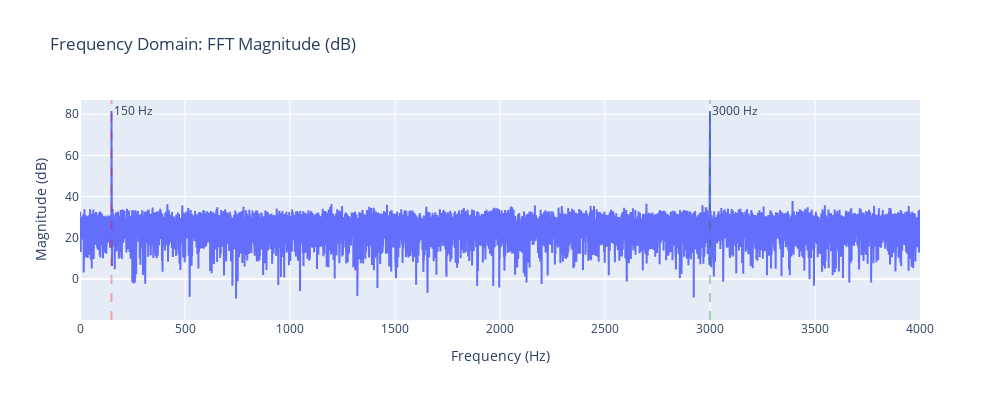

Here is the notebook cell this chart was saved with:
### Code cell
# ============================================================================
# SECTION 3: FREQUENCY DOMAIN (FFT Intuition)
# ============================================================================
# Why: Transform time-domain samples into frequency bins to see which
#      frequencies are present in our signal.
# What we'll see: A peak at 150 Hz (low tone) and 3000 Hz (high tone).
# Key insight: Hard-to-see components in time domain pop out clearly here!
# ============================================================================

# --- The FFT Transformation ---
# How: Real FFT converts our ~16000 time samples -> ~8000 frequency bins
# Math: FFT decomposes the signal into its frequency components
# Expected: Peaks where our pure tones (150 Hz, 3000 Hz) exist
# Calculates one FFT over single audio, Which frequencies exist anywhere in this whole recording?
# global frequency snapshot

fft_spectrum = np.fft.rfft(noisy_audio)
freqs = np.fft.rfftfreq(len(noisy_audio), 1 / sample_rate)
magnitude = np.abs(fft_spectrum) #Amplitude for each frequency component

# Convert to dB scale (decibels)
# Why: dB scale compresses the dynamic range and matches human hearing perception
# Formula: dB = 20 * log10(magnitude) + small offset (1e-12) to avoid log(0)
magnitude_db = 20 * np.log10(magnitude + 1e-12)

# --- Interactive Visualization ---
# Create an interactive plot to explore the frequency spectrum
fig = go.Figure()
fig.add_trace(go.Scatter(x=freqs, y=magnitude_db, mode='lines', name='Magnitude (dB)'))

# Configure layout for clarity
fig.update_layout(
    title='Frequency Domain: FFT Magnitude (dB)',
    xaxis_title='Frequency (Hz)',
    yaxis_title='Magnitude (dB)',
    xaxis=dict(range=[0, 4000]),  # Zoom into the relevant frequency range
    width=1000,
    height=400,
)

# --- Annotate Expected Tones ---
# Visual markers to highlight where we expect peaks
# Red line: Low tone at 150 Hz (AC hum, background noise)
# Green line: High tone at 3000 Hz (bird chirp, foreground sound)
fig.add_vline(x=150, line=dict(color='red', dash='dash'), opacity=0.3, annotation_text='150 Hz', annotation_position='top right')
fig.add_vline(x=3000, line=dict(color='green', dash='dash'),  opacity=0.3, annotation_text='3000 Hz', annotation_position='top right')


fig.show()

### Figure 1 — Plotly figure (JSON) as saved in the notebook; plotly's stock layout.template omitted (floating-point values rounded to 4 significant figures; data arrays with more than 128 entries replaced by an {"elided": "..."} marker saying what was removed)
{"data": [{"mode": "lines", "name": "Magnitude (dB)", "type": "scatter", "x": {"elided": "24001 float values"}, "y": {"elided": "24001 float values"}}], "layout": {"annotations": [{"showarrow": false, "text": "150 Hz", "x": 150, "xanchor": "left", "xref": "x", "y": 1, "yanchor": "top", "yref": "y domain"}, {"showarrow": false, "text": "3000 Hz", "x": 3000, "xanchor": "left", "xref": "x", "y": 1, "yanchor": "top", "yref": "y domain"}], "height": 400, "shapes": [{"line": {"color": "red", "dash": "dash"}, "opacity": 0.3, "type": "line", "x0": 150, "x1": 150, "xref": "x", "y0": 0, "y1": 1, "yref": "y domain"}, {"line": {"color": "green", "dash": "dash"}, "opacity": 0.3, "type": "line", "x0": 3000, "x1": 3000, "xref": "x", "y0": 0, "y1": 1, "yref": "y domain"}], "title": {"text": "Frequency Domain: FFT Magnitude (dB)"}, "width": 1000, "xaxis": {"range": [0, 4000], "title": {"text": "Frequency (Hz)"}}, "yaxis": {"title": {"text": "Magnitude (dB)"}}}}
